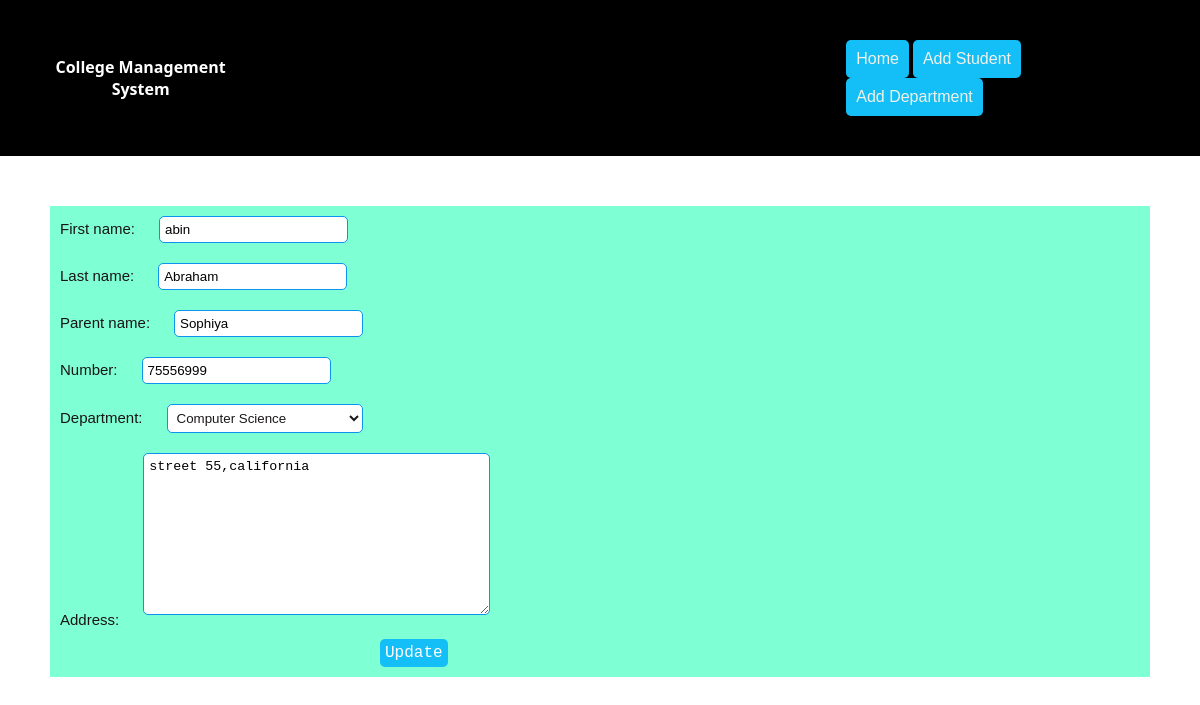
The app's page /4/update/ with its own data.
### mainapp/models.py (models this page shows, shortened)
class Students(models.Model):
    GENDER_CHOICES = (("m", "Male"), ("f", "Female"))
    admission_number = models.CharField(max_length=120)
    first_name = models.CharField(max_length=120)
    middle_name = models.CharField(max_length=120, blank=True)
    last_name = models.CharField(max_length=120)
    parent_name = models.CharField(max_length=120)
    address = models.TextField()
    number = models.IntegerField()
    department = models.ForeignKey(Department, on_delete=models.CASCADE)
    DOB = models.DateField()
    Joined_date = models.DateField(auto_now_add=True)
    gender = models.CharField(max_length=10, choices=GENDER_CHOICES)

### mainapp/views.py (the view, shortened to what this page needs)
# urls.py: path('<int:id>/update/', Student_update.as_view(), name="stdupd"),
class Student_update(UpdateView):
    queryset = Students.objects.all()
    template_name = 'students_form.html'
    form_class = StudentForm
    def get_object(self):
        id = self.kwargs.get('id')
        return get_object_or_404(Students, id=id)

### mainapp/forms.py
class StudentForm(forms.ModelForm):
    class Meta:
        model = Students
        fields = [
            'first_name',
            'last_name',
            'parent_name',
            'number',
            'department',
            'address',
        ]

### mainapp/models.py (called while the page is built)
    def __str__(self):
        return self.name

### mainapp/templates/students_form.html (shortened to what this page needs)
{% extends 'base.html' %}
{% block content %}
<form action=" " method="POST">
  {{ form.as_p }}
  <div id="form-django">
  <input type="submit"  value="Update">
</div>
</form>
{% endblock %}

### mainapp/static/style.css (style rules this page uses)
* { margin: 0; padding: 0; }
form label { color: rgb(24, 20, 20); font-size: 15px; font-family: Verdana, Geneva, Tahoma, sans-serif; padding: 10px; }
form input,textarea { border: 1px solid rgb(12, 148, 238); border-radius: 5px; margin: 10px; padding: 5px; }
form select { border: 1px solid rgb(12, 148, 238); border-radius: 5px; margin: 10px; padding: 5px; color: rgb(26, 23, 23); background-color: #fff; }
form option { color: #000; background-color:#fff ; }
form input[type=submit] { background-color: rgb(20, 190, 247); border: none; font-family: 'Courier New', Courier, monospace; font-size: 1em ; border-radius: 5px; cursor: pointer; color: #fff; }
#form-django { align-items: center; margin-left: 320px; }

### records on screen
Students: first_name "abin", last_name "Abraham", parent_name "Sophiya", number "75556999", department "Computer Science", address "street 55,california"
